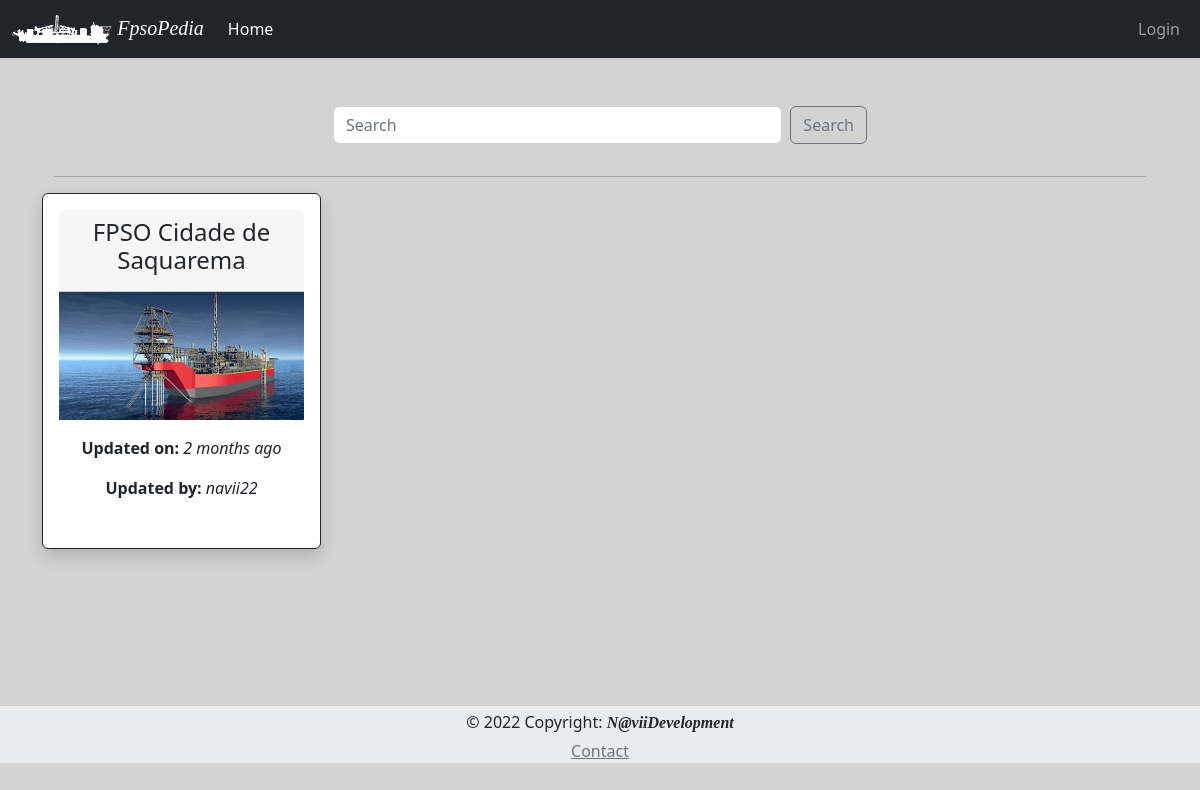
The page /index on the database as committed earlier.
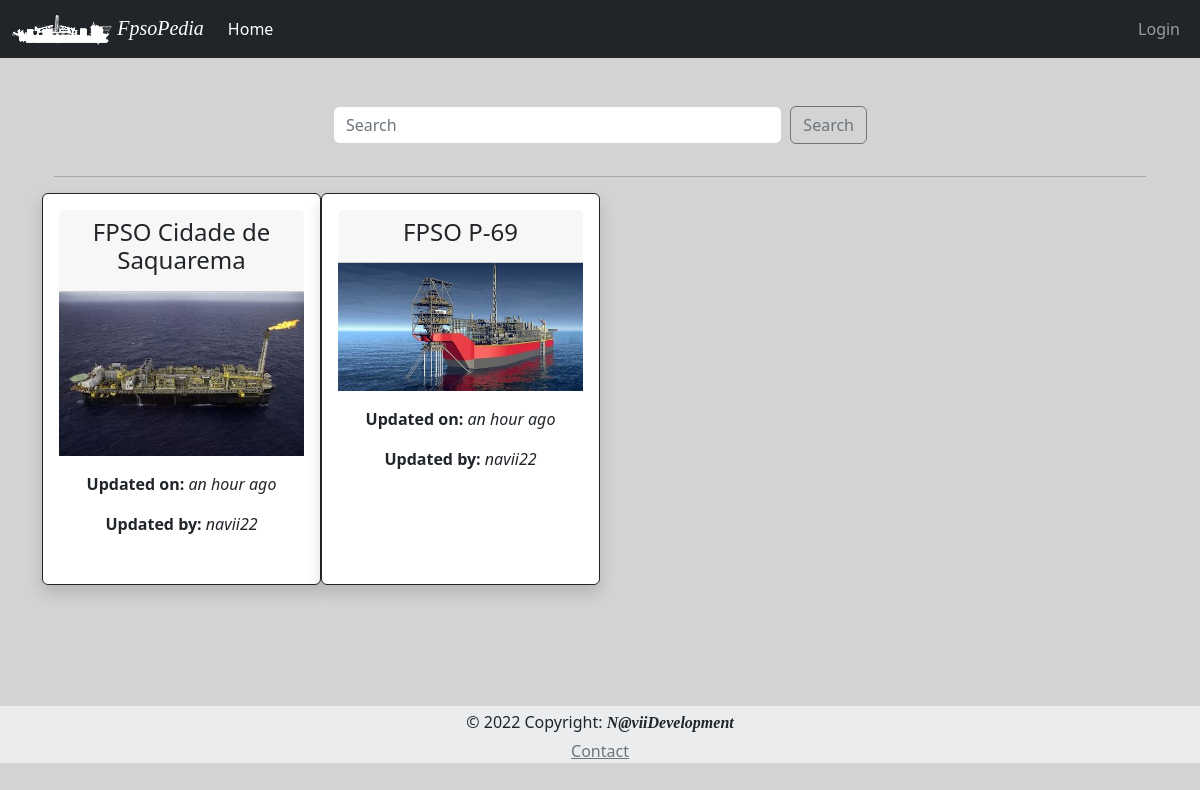
The same page on the database as committed later.
### App/models.py (models this page shows, shortened)
class Fpso(db.Model):
    id = db.Column(db.Integer, primary_key=True)
    fpso_owner = db.Column(db.String, index=True, default="None")
    timestamp = db.Column(db.DateTime, default=datetime.utcnow)
    fpso_name = db.Column(db.String, unique=True, index=True)
    fpso_basin = db.Column(db.String, default="None", nullable = True)
    fpso_img_name = db.Column(db.String, default="default_fpso_card")
    fpso_remarks = db.Column(db.String, default="None")
    fpso_psn_lat_deg = db.Column(db.String, nullable = True)
    fpso_psn_lat_min = db.Column(db.String, nullable = True)
    fpso_psn_lat_sec = db.Column(db.String, nullable = True)
    fpso_psn_lat_NS = db.Column(db.String, default="S", nullable = True)
    fpso_psn_long_deg = db.Column(db.String, nullable = True)
    fpso_psn_long_min = db.Column(db.String, nullable = True)
    fpso_psn_long_sec = db.Column(db.String, nullable = True)
    fpso_psn_long_WE = db.Column(db.String, default="W", nullable = True)
    fpso_hdg = db.Column(db.String, nullable = True)
    fpso_disch_rate = db.Column(db.String, nullable = True)
    fpso_vhf = db.Column(db.String, default="None", nullable = True)
    fpso_email_1 = db.Column(db.String, default="fpso@example.com", nullable = True)
    fpso_email_2 = db.Column(db.String, default="fpso@example.com", nullable = True)
    fpso_email_3 = db.Column(db.String, default="fpso@example.com", nullable = True)
    fpso_email_4 = db.Column(db.String, default="fpso@example.com", nullable = True)
    fpso_email_5 = db.Column(db.String, default="fpso@example.com", nullable = True)
    cargo_name = db.Column(db.String, nullable = True)
    cargo_API = db.Column(db.String, nullable = True)
    cargo_dens = db.Column(db.String, nullable = True)
    cargo_temp = db.Column(db.String, nullable = True)
    cargo_bsw = db.Column(db.String, nullable = True)
    cargo_line_displ_fwd = db.Column(db.String, nullable = True)
    cargo_Hose_Flush_fwd = db.Column(db.String, nullable = True)
    cargo_line_displ_aft = db.Column(db.String, nullable = True)
    cargo_Hose_Flush_aft = db.Column(db.String, nullable = True)
    cargo_info = db.Column(db.String, nullable = True)
    darps_ID_fwd = db.Column(db.String, nullable = True)
    darps_1_tdma_fwd = db.Column(db.String, nullable = True)
    darps_2_tdma_fwd = db.Column(db.String, nullable = True)
    darps_info_fwd = db.Column(db.String, nullable = True)
    darps_1_ts_fwd = db.Column(db.String, nullable = True)
    darps_2_ts_fwd= db.Column(db.String, nullable = True)
    darps_ID_aft = db.Column(db.String, nullable = True)
    darps_1_tdma_aft = db.Column(db.String, nullable = True)
    darps_2_tdma_aft = db.Column(db.String, nullable = True)
    darps_info_aft = db.Column(db.String, nullable = True)
    darps_1_ts_aft = db.Column(db.String, nullable = True)
    darps_2_ts_aft= db.Column(db.String, nullable = True)
    artemis_address_code_fwd = db.Column(db.String, nullable = True)
    artemis_freq_pair_fwd = db.Column(db.String, nullable = True)
    artemis_info_fwd = db.Column(db.String, nullable = True)
    fanbeam_info_fwd = db.Column(db.String, nullable = True)
    radius_info_fwd = db.Column(db.String, nullable = True)
    artemis_address_code_aft = db.Column(db.String, nullable = True)
    artemis_freq_pair_aft = db.Column(db.String, nullable = True)
    artemis_info_aft = db.Column(db.String, nullable = True)
    fanbeam_info_aft = db.Column(db.String, nullable = True)
    radius_info_aft = db.Column(db.String, nullable = True)

### App/routes.py (the view)
@app.route('/', methods=['GET', 'POST'])
@app.route('/index', methods=['GET', 'POST'])
def index():
    form = SearchForm()
    if form.validate_on_submit():
        search_for=form.search_for.data
        return redirect(url_for('search', fpso = search_for))
    fpso = Fpso.query.order_by(Fpso.fpso_name).all()
    return render_template('index.html', title="Home", fpsos=fpso, form=form)

### App/forms.py
class SearchForm(FlaskForm):
    search_for = StringField('search for', validators=[DataRequired()])
    submit = SubmitField('Search')

### App/templates/index.html (shortened to what this page needs)
{% extends "base.html" %}
{% set active_page = 'index' %}
{% block content %}
<div class="container">
    <div class="row justify-content-center">
        <form class="d-flex col col-lg-6 mb-3" method="post" role="search">
            {{ form.search_for(class="form-control me-2", placeholder='Search') }}
            {{ form.submit(class="btn btn-outline-secondary") }}
        </form>
    </div>
    <hr>
    <div class="row">
        {% if fpsos %}
            {% for fpso in fpsos %}
             {% include '_fpso.html' %}
            {% endfor %}
        {% else %}
            <p class="text-center text-muted">There no FPSO to dispaly!!!</p>
        {% endif %}
    </div>
</div>
{% endblock %}

### App/templates/_fpso.html (shortened to what this page needs)
{% set logo = fpso.fpso_img_name %}
<div class="card border-dark mb-3 col-12 col-lg-3 shadow p-3 bg-body rounded">
  <div class="card-header ">
    <h4>{{ fpso.fpso_name }}</h4>
  </div>
    <div class="row">
      <img src="{{ url_for('static', filename='img/{}.jpg'.format(logo)) }}" class="rounded float-start" alt="FPSO Image">
      <div class="col">
        <div class="card-body text-dark">
        <p class="card-text"><b>Updated on:</b> <em>{{ moment(fpso.timestamp).fromNow(refresh=True) }}</em></p>
        <p class="card-text"><b>Updated by:</b>  <em>{{ fpso.fpso_owner }}</em></p>
      </div>
    </div>
  </div>
</div>

Rows that differ between the two databases and show on the page:
changed Fpso "FPSO Cidade de Saquarema": fpso_img_name: picture added in place of a placeholder; timestamp "2 months ago" → "an hour ago"
added Fpso: fpso_name "FPSO P-69", fpso_img_name (placeholder picture), timestamp "an hour ago", fpso_owner "navii22"
